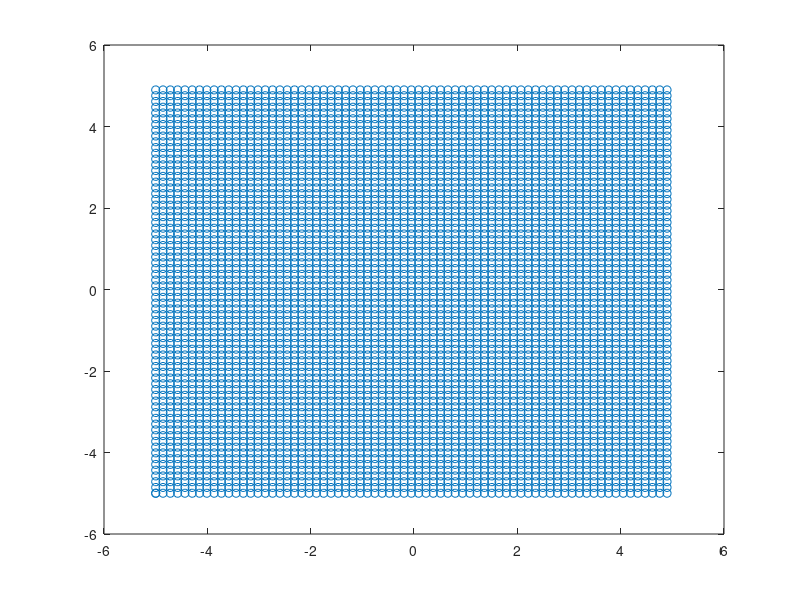
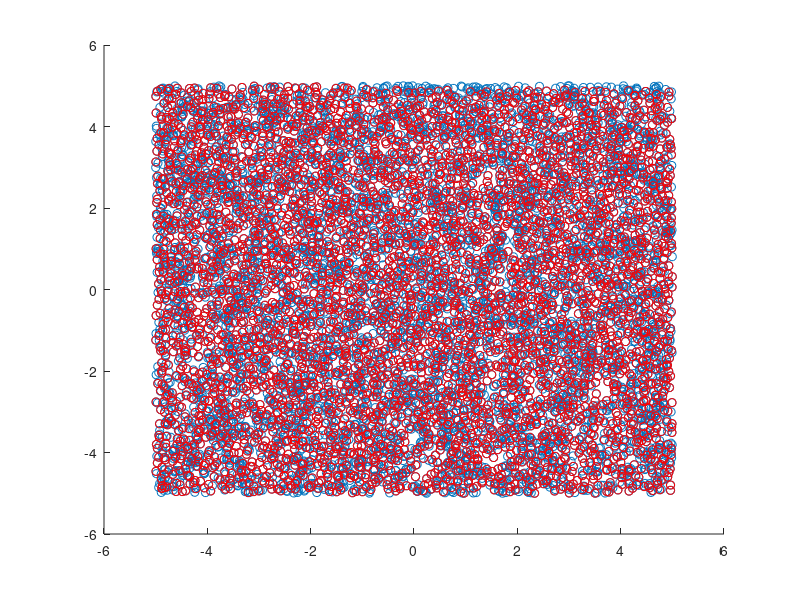

MATLAB code to generate these figures, in order:
%Uniform density of points algorithm
nr_points =10000;
n = 5000; %final nr points required

%Generate the random sample of points in 2D
xs = -5 + (5+5)*rand(nr_points,1);
ys = -5 + (5+5)*rand(nr_points,1);


%parameters of the algorithm:
% specify the total initial number of points (nr_points)
% specify the points we want to end up with (n)

%compute the total volume (in this case area) of the cube

volume = (max(xs)-min(xs))*(max(ys)-min(ys)); %this is in 2d atm
%select the number of smaller cubes which will make the big cube (these
%need to be as close to equal size as possible)

nr_cubes = n; %important!! : the number of cubes may not be exactly equal
%to the desired amout ( error decreases with increasing number of points)
dx = sqrt(volume) / sqrt(nr_cubes);

% 
% dx = (max(xs)-min(xs))/nr_cubes;
% dy= (max(ys)-min(ys))/nr_cubes;


%compute the bottom left corner of the 1st cube edge 
cube_edges = [min(xs) min(ys)];
cube_centres = [min(xs)+dx/2  min(ys)+dx/2];

%compute the bottom left corner of the cube (square) in cartesian coordinates
for i=1:round(sqrt(nr_cubes))
    for j=1:round(sqrt(nr_cubes))
         cube_edges = vertcat(cube_edges, [cube_edges(1,1)+dx*(j-1) cube_edges(1,2)+dx*(i-1)]);
         cube_centres = vertcat(cube_centres, [cube_edges(1,1)+0.5*dx*(j-1) cube_edges(1,2)+0.5*dx*(i-1)]);

         
    end
end
%plot the square bottom left edges:
% cube_edges = cube_edges(2:end,2:end);
% cube_centres = cube_centres(2:end,2:end);

figure()
plot([cube_edges(:,1)],[cube_edges(:,2)],'o')




%place the points in 1 of the n cubes
coords_in_square = cell(1);
ids_in_square = cell(1);
id_sum =0;
for i=1:nr_cubes
    

    comparison1 = ones(nr_points,1);
    comparison2 = ones(nr_points,1);

    comparison1 = comparison1*cube_edges(i,1);  % bottom left x coord 
    comparison2 = comparison2*cube_edges(i,2);  % bottom right y coord

    %make an array of the top right coordinate, repeated for the length equiv
    %to nr_cubes
    comparison3 = comparison1 +dx; %top right x coord
    comparison4 = comparison2 +dx;  % top right y coord

    %see if all conditions are satisfied (need a score of 4 for a given point to lie within the square) 
    score = double(xs > comparison1) + double(ys > comparison2) + double(xs  < comparison3) + double(ys < comparison4);
    
    ids = find(score ==4);
    ids_in_square{i,1} = ids;
    coords_in_square{i,1} =xs(ids);
    coords_in_square{i,2} =ys(ids); %need to extend this in the z 
    
    id_sum = id_sum + size(ids,1);
 
end

%consistency check: The number of points should be conserved 
if id_sum ~= nr_points
    fprintf(strcat(strcat('Boundary points are ignored! The Error is ',num2str((nr_points - id_sum)*100/nr_points)),'percent'));
end
 
% find the point in each cube closest to the middle of the square 
for i=1:nr_cubes
    if size(ids_in_square{i,1},1) >1
        distances_from_centre{i,1} = coords_in_square{i,1} - cube_centres(i,1);
        distances_from_centre{i,2} = coords_in_square{i,2} - cube_centres(i,2);

        distances_squared{i,1} = power(distances_from_centre{i,1},2);
        distances_squared{i,2} = power(distances_from_centre{i,2},2);
        a =[distances_squared{i,1}(:)];
        b =[distances_squared{i,2}(:)];

        geometrical_distance_sq{i,1} = a+b;
        [mx,idx] = max(geometrical_distance_sq{1,1});
        ids_in_square{i,2} = ids_in_square{i,1}(idx);
    end
    if size(ids_in_square{i,1},1)  == 1
                ids_in_square{i,2} = ids_in_square{i,1};

    end
end

xs_selected = xs([ids_in_square{:,2}]);
ys_selected = ys([ids_in_square{:,2}]);


% plot the original points and the sampled points

figure()
hold all
plot(xs, ys, 'o')
plot(xs_selected,ys_selected,'o','Color','r')


